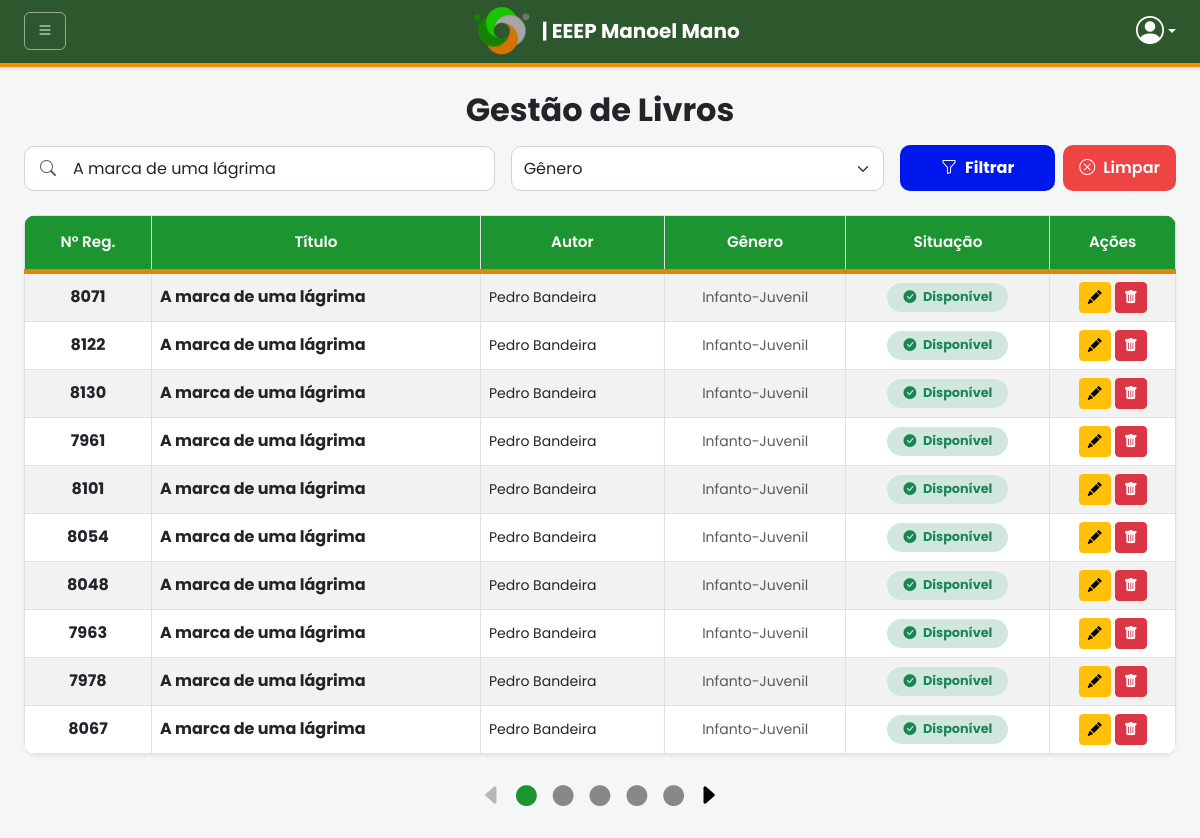
/livros/visualizacao_livro.php?busca=A marca de uma lágrima, run on the app's committed database.
### tables this page shows
CREATE TABLE `livros` (
  `id` int(11) NOT NULL,
  `titulo_livro` varchar(300) DEFAULT NULL,
  `autor` varchar(255) DEFAULT NULL,
  `editora` varchar(255) DEFAULT NULL,
  `ano_aquisicao` year(4) DEFAULT NULL,
  `genero` varchar(100) DEFAULT NULL,
  `cdd` varchar(10) DEFAULT NULL,
  `cdu` varchar(10) DEFAULT NULL,
  `numero_registro` varchar(10) DEFAULT NULL,
  `selo` varchar(1) DEFAULT NULL
);

### livros/visualizacao_livro.php (the view, shortened to what this page needs)
<?php session_start();
include('../includes/conexao.php');
$itens_por_pagina = 10;
$pagina_atual = isset($_GET['pagina']) ? (int) $_GET['pagina'] : 1;
$offset = ($pagina_atual - 1) * $itens_por_pagina;
$busca = "";
$macro_genero = "";
if (isset($_GET['busca'])) {
    $busca = mysqli_real_escape_string($conn, $_GET['busca']);
}
$resLivros = false;
$total_paginas = 1;
$busca_ativa = !empty($busca) || !empty($macro_genero);
if ($busca_ativa) {
    $sql = "SELECT l.id, l.numero_registro, l.titulo_livro, l.autor, l.genero,
                   CASE
                       WHEN EXISTS (
                           SELECT 1 FROM emprestimos e
                           WHERE e.fk_id_livro = l.id
                           AND e.status IN ('Pendente', 'Renovado', 'Atrasado')
                       ) THEN 'Emprestado'
                       ELSE 'Disponível'
                   END AS status_livro
            FROM livros l
            WHERE 1=1";
    $sql_count = "SELECT COUNT(*) as total FROM livros l WHERE 1=1";
    $where_filtros = "";
    if (!empty($busca)) {
        $where_filtros .= " AND (l.titulo_livro LIKE '%$busca%' OR l.autor LIKE '%$busca%' OR l.numero_registro LIKE '%$busca%')";
    }
    $sql .= $where_filtros;
    $sql_count .= $where_filtros;
    $resCount = mysqli_query($conn, $sql_count);
    $total_registros = mysqli_fetch_assoc($resCount)['total'];
    $total_paginas = ceil($total_registros / $itens_por_pagina);
    $sql .= " ORDER BY titulo_livro ASC LIMIT $itens_por_pagina OFFSET $offset";
    $resLivros = mysqli_query($conn, $sql);
}
?>
<!DOCTYPE html>
<html lang="en">
<head>
    <link href="https://cdn.jsdelivr.net/npm/bootstrap@5.3.0/dist/css/bootstrap.min.css" rel="stylesheet">
    <link rel="stylesheet" href="https://cdn.jsdelivr.net/npm/bootstrap-icons@1.11.1/font/bootstrap-icons.css">
    <link rel="stylesheet" href="livro.css">
    <link rel="stylesheet" href="botoes.css">
</head>
<body>
    <?php include('../includes/menu.php'); ?>
    <div class="container-fluid mt-4 px-3 px-sm-4">
        <h2 class="text-center mb-3 fw-bold text-dark">Gestão de Livros</h2>
        <form action="" method="GET" class="row g-3 mb-4 align-items-end">
            <div class="col-12 col-md-5 position-relative">
                <input type="text" name="busca" class="form-control form-control-custom ps-5"
                    placeholder="Pesquisar por título, autor ou registro..." value="<?= htmlspecialchars($busca) ?>">
                <i class="bi bi-search position-absolute top-50 start-0 translate-middle-y ms-4 text-muted"></i>
            </div>
            <div class="col-12 col-sm-6 col-md-4">
                <select name="genero" class="form-select form-control-custom input-custom">
                    <option value="">Gênero</option>
                </select>
            </div>
            <div class="col-12 col-sm-6 col-md-3">
                <div class="d-flex gap-2">
                    <button type="submit" class="btn btn-filtrar flex-grow-1">
                        <i class="bi bi-funnel me-2"></i>Filtrar
                    </button>
                    <?php if ($busca_ativa): ?>
                        <a href="visualizacao_livro.php" class="btn btn-limpar" title="Limpar todos os filtros">
                            <i class="bi bi-x-circle me-2"></i> Limpar
                        </a>
                    <?php endif; ?>
                </div>
            </div>
        </form>
        <div class="table-container shadow-sm mb-3">
            <div class="table-responsive">
                <table class="table table-bordered table-striped table-hover align-middle mb-0">
                    <colgroup>
                        <col class="col-registro">
                        <col class="col-obra">
                        <col class="col-autor">
                        <col class="col-genero">
                        <col class="col-status">
                        <col class="col-acoes">
                    </colgroup>
                    <thead class="thead-verde text-center">
                        <tr>
                            <th>N° Reg.</th>
                            <th>Título</th>
                            <th>Autor</th>
                            <th>Gênero</th>
                            <th>Situação</th>
                            <th>Ações</th>
                        </tr>
                    </thead>
                    <tbody>
                        <?php if (!$busca_ativa): ?>
                            <tr>
                                <td colspan="6" class="text-center py-5">
                                    Utilize a barra de pesquisa ou selecione um macro-gênero para listar os livros.
                                </td>
                            </tr>
                        <?php elseif (isset($resLivros) && mysqli_num_rows($resLivros) > 0): ?>
                            <?php while ($livro = mysqli_fetch_assoc($resLivros)): ?>
                                <tr>
                                    <td class="text-center fw-bold"><?= $livro['numero_registro'] ?></td>
                                    <td class="fw-bold text-dark">
                                        <span class="text-truncate-custom"
                                            title="<?= htmlspecialchars($livro['titulo_livro']) ?>">
                                            <?= htmlspecialchars($livro['titulo_livro']) ?>
                                        </span>
                                    </td>
                                    <td class="text-start small"><?= $livro['autor'] ?></td>
                                    <td class="text-center text-muted small">
                                        <span class="text-truncate-custom" title="<?= $livro['genero'] ?>">
                                            <?= $livro['genero'] ?>
                                        </span>
                                    </td>
                                    <td class="text-center align-middle">
                                        <?php if ($livro['status_livro'] === 'Disponível'): ?>
                                            <span class="badge bg-success-subtle text-success px-3 py-2 rounded-pill fw-bold"
                                                style="font-size: 0.8rem;">
                                                <i class="bi bi-check-circle-fill me-1"></i> Disponível
                                            </span>
                                        <?php endif; ?>
                                    </td>
                                    <td class="text-center">
                                        <div class="d-flex justify-content-center gap-1">
                                            <a href="editar_livro.php?id=<?= $livro['id'] ?>"
                                                class="btn btn-sm btn-warning px-2">
                                                <i class="bi bi-pencil-fill"></i>
                                            </a>
                                            <a href="excluir.php?id=<?= $livro['id'] ?>" class="btn btn-sm btn-danger px-2"
                                                onclick="return confirm('Deseja excluir este exemplar?')">
                                                <i class="bi bi-trash-fill"></i>
                                            </a>
                                        </div>
                                    </td>
                                </tr>
                            <?php endwhile; ?>
                        <?php endif; ?>
                    </tbody>
                </table>
            </div>
        </div>
        <?php if ($busca_ativa && $total_paginas > 1): ?>
            <div class="d-flex justify-content-center align-items-center my-4 gap-2">
                <a href="?busca=<?= urlencode($busca) ?>&genero=<?= urlencode($macro_genero) ?>&pagina=<?= $pagina_atual - 1 ?>"
                    class="seta-paginacao <?= ($pagina_atual <= 1) ? 'desativada' : '' ?>">
                    <i class="bi bi-caret-left-fill"></i>
                </a>
                <?php
                $max_bolinhas = 5;
                $inicio = max(1, $pagina_atual - floor($max_bolinhas / 2));
                $fim = min($total_paginas, $inicio + $max_bolinhas - 1);
                for ($i = $inicio; $i <= $fim; $i++): ?>
                    <a href="?busca=<?= urlencode($busca) ?>&genero=<?= urlencode($macro_genero) ?>&pagina=<?= $i ?>"
                        class="paginacao-link <?= ($i == $pagina_atual) ? 'ativa' : '' ?>" title="Página <?= $i ?>">
                        <i class="bi bi-circle-fill"></i>
                    </a>
                <?php endfor; ?>
                <a href="?busca=<?= urlencode($busca) ?>&genero=<?= urlencode($macro_genero) ?>&pagina=<?= $pagina_atual + 1 ?>"
                    class="seta-paginacao <?= ($pagina_atual >= $total_paginas) ? 'desativada' : '' ?>">
                    <i class="bi bi-caret-right-fill"></i>
                </a>
            </div>
        <?php endif; ?>
    </div>
</body>
</html>

### livros/livro.css (style rules this page uses)
body { font-family: "Poppins", sans-serif; background-color: #f4f6f9; color: #333; }
.thead-verde th { background-color: #1c942f !important; color: white !important; border-bottom: 5px solid #df8508 !important; padding: 15px !important; font-weight: 600; font-size: 0.95rem; }
.table-striped > tbody > tr:nth-of-type(odd) { background-color: #a8ffa8 !important; }
.table-container { background-color: white; border-radius: 12px; overflow: hidden; border: none; }
.paginacao-link { color: #888888; font-size: 1.3rem; text-decoration: none; padding: 0 4px; transition: 0.2s; }
.paginacao-link.ativa { color: #1c942f; }
.seta-paginacao { color: black; font-size: 1.5rem; text-decoration: none; }
.seta-paginacao.desativada { opacity: 0.25; pointer-events: none; }

### livros/botoes.css (style rules this page uses)
.btn-filtrar { background-color: #0018ec; color: white; font-weight: bold; border: none; border-radius: 10px; padding: 10px 25px; transition: 0.2s; }
.btn-limpar { background-color: #ef4444; color: white; font-weight: 600; border: none; border-radius: 10px; height: 46px; padding: 0 16px; display: inline-flex; align-items: center; justify-content: center; text-decoration: none; transition: 0.2s ease; }
.form-control-custom { height: 45px; border-radius: 10px; border: 1px solid #ced4da; }

### includes/menu.php (style rules this page uses)
:root { --verde-eeep: #2d572c; --laranja-eeep: #f39200; --branco: #ffffff; }
body { background-color: #f4f7f6; }

### data on the page
livros: numero_registro "8071", titulo_livro "A marca de uma lágrima", autor "Pedro Bandeira", genero "Infanto-Juvenil"
livros: numero_registro "8122", titulo_livro "A marca de uma lágrima", autor "Pedro Bandeira", genero "Infanto-Juvenil"
livros: numero_registro "8130", titulo_livro "A marca de uma lágrima", autor "Pedro Bandeira", genero "Infanto-Juvenil"
livros: numero_registro "7961", titulo_livro "A marca de uma lágrima", autor "Pedro Bandeira", genero "Infanto-Juvenil"
livros: numero_registro "8101", titulo_livro "A marca de uma lágrima", autor "Pedro Bandeira", genero "Infanto-Juvenil"
livros: numero_registro "8054", titulo_livro "A marca de uma lágrima", autor "Pedro Bandeira", genero "Infanto-Juvenil"
livros: numero_registro "8048", titulo_livro "A marca de uma lágrima", autor "Pedro Bandeira", genero "Infanto-Juvenil"
livros: numero_registro "7963", titulo_livro "A marca de uma lágrima", autor "Pedro Bandeira", genero "Infanto-Juvenil"
livros: numero_registro "7978", titulo_livro "A marca de uma lágrima", autor "Pedro Bandeira", genero "Infanto-Juvenil"
livros: numero_registro "8067", titulo_livro "A marca de uma lágrima", autor "Pedro Bandeira", genero "Infanto-Juvenil"
